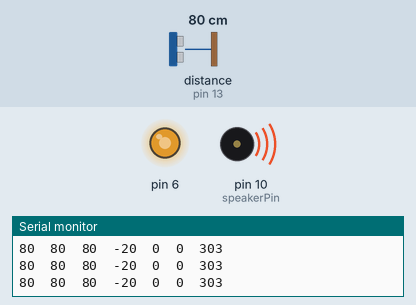
Simulated run of this sketch. Board: Arduino Uno, built with avr-gcc and run on an emulated ATmega328P. Shown: output pins drawn as LEDs (lit = HIGH), buzzer (waves = sounding), the last lines printed to the serial monitor. The inputs (shaded band) are chosen by the test bench; at power-on: distance to the obstacle (sensor on pin 13) 80 cm. The echo pulse lasts 58.3 µs per cm.

Above: at 1.2 s.
1.3 s: distance to the obstacle (sensor on pin 13) set to 2 cm
At 2.6 s:
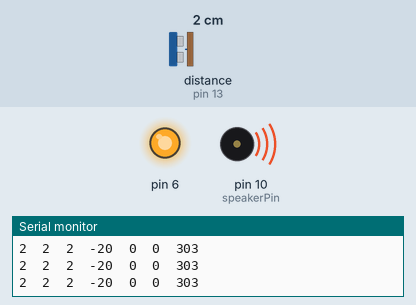
3.3 s: distance to the obstacle (sensor on pin 13) set to 250 cm
At 4.9 s:
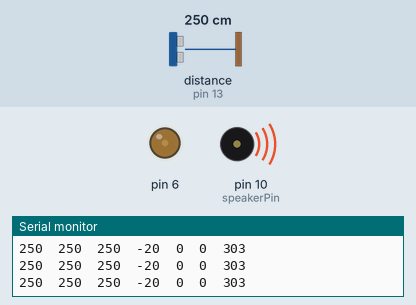
5.2 s: distance to the obstacle (sensor on pin 13) set to 60 cm
At 5.65 s:
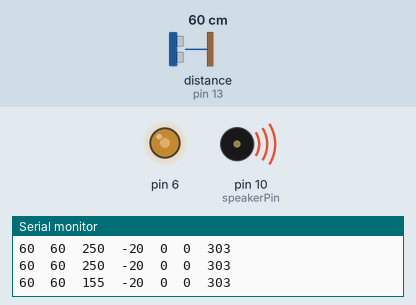
Timing chart, 0 to 8.2 s (numbered marks = the images above; inputs shaded):
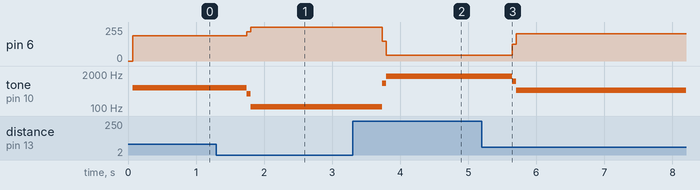

Measured:
- after the input at 1.3 s, pin 6: 188/255 → 254/255 after 0.45 s; tone on pin 10 (speakerPin): 601 Hz → 357 Hz after 0.44 s, → 112 Hz 0.06 s later
- after the input at 3.3 s, pin 6: 254/255 → 149/255 after 0.44 s, → 45/255 0.06 s later; tone on pin 10 (speakerPin): 112 Hz → 890 Hz after 0.44 s, → 1667 Hz 0.06 s later
- after the input at 5.2 s, pin 6: 45/255 → 125/255 after 0.45 s, → 205/255 0.06 s later; tone on pin 10 (speakerPin): 1667 Hz → 1071 Hz after 0.45 s, → 476 Hz 0.06 s later

The sketch:

sonar_Basic_New.ino
```cpp
// basic sonar testing
// function for averaging readings provided

#include <Ultrasonic.h>
#include <MedianFilter.h>

//Ultra sonic sensor pin definitions
int trigpin = 12;  // trigger pin - yellow
int echopin = 13;  // echo pin

Ultrasonic ultrasonic(trigpin, echopin);  // create object

// make a timer for how often to read (60mS = 16 reads / second)
unsigned long now;
unsigned long senseInterval = 60;  // max rate -- there is a hardware limit ... don't change
unsigned long startTime;

// circuits
int speakerPin = 10;

// distance and filters
int distanceReading;  // sonar raw

// some filters to see what they do ...
int ema;
float emaValue = 0.05;

MedianFilter medianValues(16, 0);
int filteredValues;


// some constant to track what is happening

// overall states ::  active == see someone, STANDBY - nothing detected for a while
const int ACTIVE = 1;
const int STANDBY = 0;
int STATE;

// timer to keep active state alive despite errors from sensor
unsigned long activeStart;
unsigned long activeInterval = 1000;  // keep as small as possible

// state variables to track when to add data to filters and when to exclude
// it is sort of a prefilter ...
const int EXCLUDE = 0;
const int INCLUDE = 1;
int DATA = EXCLUDE;


//https://github.com/ErickSimoes/Ultrasonic/blob/master/README.md

/* cool table for filtering

ultrasonic
timeout
setting (uS)   ...  ...    timeoutConstant

10000       ...        ...      178
11000       ...        ...      196    <-**** used in example
12000       ...        ...      214
13000       ...        ...      232
14000       ...        ...      250
15000       ...        ...      268
16000       ...        ...      285
17000       ...        ...      303

   ....   limit of sensor out here .... add 18 for every 1000uS (1mS) in timout
*/

int timeoutDistance;

void setup() {
  // match to table above
  ultrasonic.setTimeout(17000UL);  // this is in Micro Seconds (1000 micro to 1 milli) 18cm / 1000
  timeoutDistance = 303;

  Serial.begin(115200);            // reset
  pinMode(6, OUTPUT);
}


void loop() {

  now = millis();

  // every 60 mS get a new reading ...
  if (now - startTime > senseInterval) {
    distanceReading = ultrasonic.read();  // just do a straight read -- the average was misleading

    // store limit data when nothing is happening -- result = limit as baseline
    if (( distanceReading == timeoutDistance) and (STATE == STANDBY)){
      DATA = INCLUDE;
    }

    // if the readinis not a time out
    if (distanceReading != timeoutDistance) {  // this if..then removes timeout noise
      STATE = ACTIVE;
      activeStart = now;
      DATA = INCLUDE;
    }


  // error spike -- timeout while reading
  if ((distanceReading == timeoutDistance) and (STATE == ACTIVE)){
      // this is an error spike
      DATA = EXCLUDE;
  }

   if (DATA == INCLUDE){
    ema = emaValue * distanceReading + (1.0 - emaValue) * distanceReading;
    medianValues.in(distanceReading);  // ema can replace distancereading if desired -- its a double filter
    filteredValues = medianValues.out();

    DATA = EXCLUDE;
   }
    printStuff();
    startTime += senseInterval;  // reset 60mS timer for readings
  }                              // end timer


  // need an activate keep alive timer before timeout and go back to waiting
  if ((now - activeStart) > activeInterval) {
    STATE = STANDBY;
  }

  // take action ... this is very basic
  // thresholds should be much better now (yippy, sheepish grin)
  switch (STATE) {

    case STANDBY:
      noTone(10);         // no sound
      analogWrite(6, 0);  // no light
      break;

    case ACTIVE:
      int freq = map(filteredValues, 0, timeoutDistance, 100, 2000);
      tone(10, freq);
      int brightness = map(filteredValues, 0, timeoutDistance, 255, 0);
      analogWrite(6, brightness);
      break;
  }

}  // end loop

void printStuff() {
  Serial.print( distanceReading);  //1
  Serial.print( "\t");
  //Serial.print("ema:");
  Serial.print(ema);               //2
  Serial.print("\t");
  Serial.print(filteredValues);    //3
  Serial.print("\t");
  Serial.print(STATE*-20);         //4
  Serial.print("\t");
  Serial.print(DATA);              //5
  Serial.print("\t");
  Serial.print(0);                 //6
  Serial.print("\t");
  Serial.println(timeoutDistance); //7
}
```
